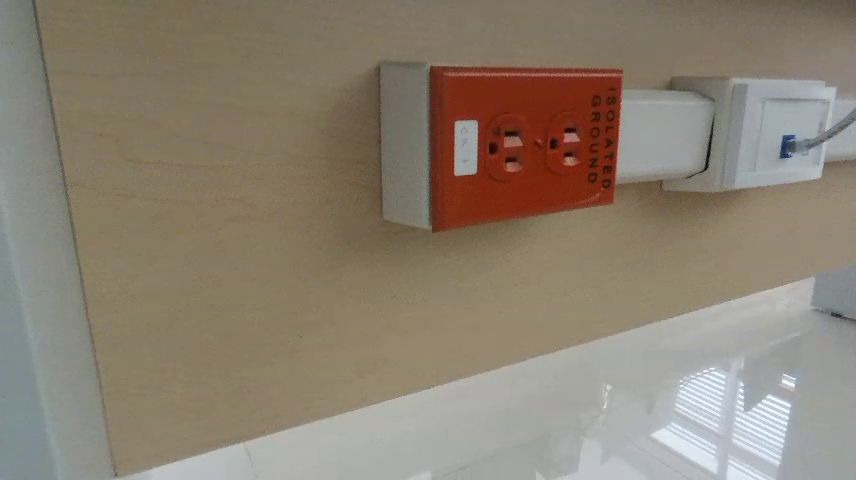
#> input picture raw_codes/camera_position/outlet/img2.jpg, 856 x 480 px
$ python hsv_mask.py
#> lines starting #> are read from the running program, lines starting #| are printed output that depends on the picture
import cv2
import numpy as np

dst = cv2.imread('outlet/img2.jpg')
#> dst is the input picture: shape (480, 856, 3); mean B, G, R 113.9, 128.5, 139.4

hsv = cv2.cvtColor(dst, cv2.COLOR_BGR2HSV)
#> hsv: shape (480, 856, 3); mean H, S, V 34, 56.7, 141.3
cv2.imshow('dst', dst)

def nothing(value): pass
cv2.namedWindow('settings_hsv')

cv2.createTrackbar('HL', 'settings_hsv', 0, 180, nothing)
#> slider 'HL' is set to 60
cv2.createTrackbar('SL', 'settings_hsv', 0, 255, nothing)
#> slider 'SL' is set to 85
cv2.createTrackbar('VL', 'settings_hsv', 0, 255, nothing)
#> slider 'VL' is set to 85

cv2.createTrackbar('HH', 'settings_hsv', 0, 180, nothing)
#> slider 'HH' is set to 60
cv2.createTrackbar('SH', 'settings_hsv', 0, 255, nothing)
#> slider 'SH' is set to 85
cv2.createTrackbar('VH', 'settings_hsv', 0, 255, nothing)
#> slider 'VH' is set to 85

while True:
    HL = cv2.getTrackbarPos('HL', 'settings_hsv')
    SL = cv2.getTrackbarPos('SL', 'settings_hsv')
    VL = cv2.getTrackbarPos('VL', 'settings_hsv')

    HH = cv2.getTrackbarPos('HH', 'settings_hsv')
    SH = cv2.getTrackbarPos('SH', 'settings_hsv')
    VH = cv2.getTrackbarPos('VH', 'settings_hsv')

    low = np.array([HL, SL, VL], np.uint8)
    high = np.array([HH, SH, VH], np.uint8)

    color_low = np.empty((100,100,3), np.uint8)
    color_low[:,:,0]=low[0]
    color_low[:,:,1]=low[1]
    color_low[:,:,2]=low[2]
    color_low = cv2.cvtColor(color_low, cv2.COLOR_HSV2BGR)
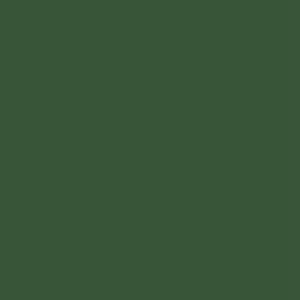
#> color_low: shape (100, 100, 3) (shown 3 times larger); mean B, G, R 56, 85, 56

    color_high = np.empty((100,100,3), np.uint8)
    color_high[:,:,0]=high[0]
    color_high[:,:,1]=high[1]
    color_high[:,:,2]=high[2]
    color_high = cv2.cvtColor(color_high, cv2.COLOR_HSV2BGR)

    combinate = np.concatenate((color_low, color_high), axis=1)
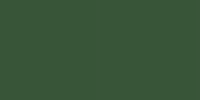
#> combinate: shape (100, 200, 3); mean B, G, R 56, 85, 56
    cv2.imshow('settings_hsv', combinate)
    hsv = cv2.cvtColor(dst, cv2.COLOR_BGR2HSV)
    mask = cv2.inRange(hsv, low, high)
#> mask: shape (480, 856); every value is 0
    cv2.imshow('mask', mask)
    if cv2.waitKey(1) == 27: break
#> (key Esc is pressed here)

print(f"self.low = np.array({[HL, SL, VL]}, np.uint8)")
print(f"self.high = np.array({[HH, SH, VH]}, np.uint8)")
# print([HL, SL, VL],[HH, SH, VH])
cv2.destroyAllWindows()
